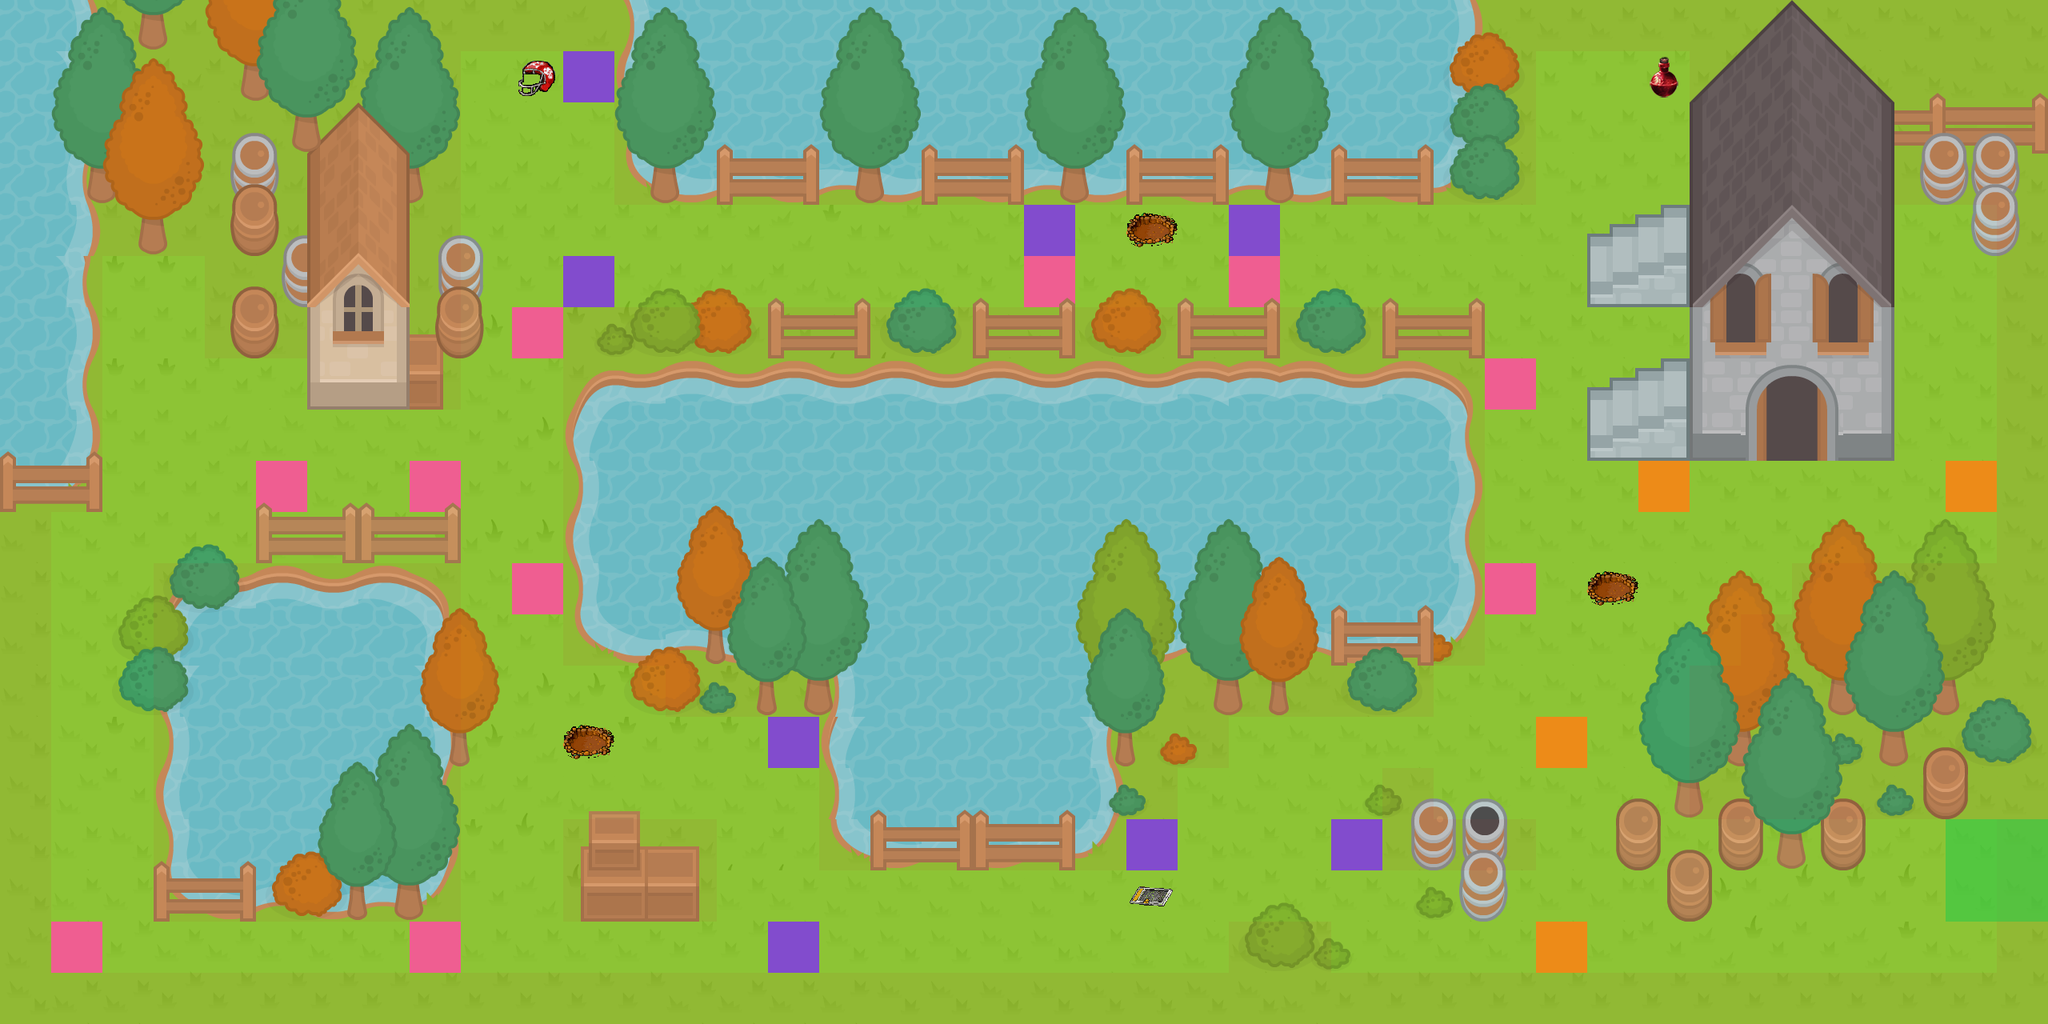

Rendered tile map (Tiled .tmx) drawn with the repository's tilesets; below, a short description and the map source with its tile grids summarised:
An orthogonal 40x20 tile map with 64x64 px tiles, 15 tile layers (0_Background, trap, enemy_class_1, enemy_class_2, ...), 12 tilesets and 24 objects (2x enemy7begin, 2x enemy7end, hero, enemy1begin, enemy1end, ...).

<map version="1.2" tiledversion="1.2.2" orientation="orthogonal" renderorder="right-down" width="40" height="20" tilewidth="64" tileheight="64" infinite="0" nextlayerid="32" nextobjectid="28">
 <tileset firstgid="1" source="RPGpack_sheet_2X.tsx" />
 <tileset firstgid="1041" source="meta.tsx" />
 <tileset firstgid="1042" source="bottle.tsx" />
 <tileset firstgid="1046" source="meta2.tsx" />
 <tileset firstgid="1047" source="weapon1.tsx" />
 <tileset firstgid="1048" source="weapon2.tsx" />
 <tileset firstgid="1049" source="enemy_class_1.tsx" />
 <tileset firstgid="1050" source="enemy_class_2.tsx" />
 <tileset firstgid="1051" source="enemy_class_3.tsx" />
 <tileset firstgid="1052" source="helmet.tsx" />
 <tileset firstgid="1053" source="door.tsx" />
 <tileset firstgid="1054" source="trap.tsx" />
 <layer id="17" name="0_Background" width="40" height="20">
  <data>[800 cells, 800 non-empty, 56 distinct tile ids]</data>
 </layer>
 <layer id="31" name="trap" width="40" height="20">
  <data>[800 cells, 3 non-empty, 1 distinct tile ids]</data>
 </layer>
 <objectgroup id="9" name="Objects">
  <object id="2" name="hero" x="80.333" y="655" width="40" height="36" />
  <object id="4" name="enemy1begin" x="350" y="604" />
  <object id="5" name="enemy1end" x="548" y="606" />
  <object id="6" name="enemy2begin" x="676" y="418" />
  <object id="7" name="enemy2end" x="672" y="730" />
  <object id="8" name="enemy3end" x="100" y="1188" />
  <object id="9" name="enemy3begin" x="546" y="1178" />
  <object id="10" name="enemy4begin" x="740" y="356" />
  <object id="11" name="enemy4end" x="730" y="96" />
  <object id="12" name="enemy5begin" x="1312" y="286" />
  <object id="13" name="enemy5end" x="1564" y="284" />
  <object id="14" name="enemy6begin" x="1324" y="356" />
  <object id="15" name="enemy6end" x="1568" y="356" />
  <object id="16" name="enemy7begin" x="986" y="928" />
  <object id="17" name="enemy7end" x="978" y="1184" />
  <object id="19" name="enemy7begin" x="1890" y="480" />
  <object id="20" name="enemy7end" x="1886" y="748" />
  <object id="21" name="enemy8begin" x="1452" y="1066" />
  <object id="22" name="enemy8end" x="1688" y="1050" />
  <object id="23" name="enemy9begin" x="1958" y="928" />
  <object id="24" name="enemy9end" x="1952" y="1184" />
  <object id="25" name="enemy10begin" x="2078" y="606" />
  <object id="26" name="enemy10end" x="2450" y="600" />
  <object id="27" name="exit" x="2478" y="1136" />
 </objectgroup>
 <layer id="28" name="enemy_class_1" width="40" height="20">
  <data>[800 cells, 10 non-empty, 1 distinct tile ids]</data>
 </layer>
 <layer id="29" name="enemy_class_2" width="40" height="20">
  <data>[800 cells, 8 non-empty, 1 distinct tile ids]</data>
 </layer>
 <layer id="30" name="enemy_class_3" width="40" height="20">
  <data>[800 cells, 4 non-empty, 1 distinct tile ids]</data>
 </layer>
 <layer id="18" name="1_treesBlocked" width="40" height="20">
  <data>[800 cells, 122 non-empty, 56 distinct tile ids]</data>
 </layer>
 <layer id="19" name="2_house2" width="40" height="20">
  <data>[800 cells, 108 non-empty, 41 distinct tile ids]</data>
 </layer>
 <layer id="20" name="3_windows&amp;doors" width="40" height="20">
  <data>[800 cells, 106 non-empty, 54 distinct tile ids]</data>
 </layer>
 <layer id="21" name="4_house1" width="40" height="20">
  <data>[800 cells, 48 non-empty, 48 distinct tile ids]</data>
 </layer>
 <layer id="22" name="5_tree" width="40" height="20">
  <data>[800 cells, 137 non-empty, 56 distinct tile ids]</data>
 </layer>
 <layer id="23" name="Medicine" width="40" height="20">
  <data>[800 cells, 1 non-empty, 1 distinct tile ids]</data>
 </layer>
 <layer id="24" name="Weapon" width="40" height="20">
  <data>[800 cells, 1 non-empty, 1 distinct tile ids]</data>
 </layer>
 <layer id="25" name="Weapon2" width="40" height="20">
  <data>[800 cells, 1 non-empty, 1 distinct tile ids]</data>
 </layer>
 <layer id="26" name="collidable" width="40" height="20" opacity="0.89">
  <data>[800 cells, 501 non-empty, 1 distinct tile ids]</data>
 </layer>
 <layer id="27" name="collectable" width="40" height="20" opacity="0.54">
  <data>[800 cells, 4 non-empty, 1 distinct tile ids]</data>
 </layer>
</map>
